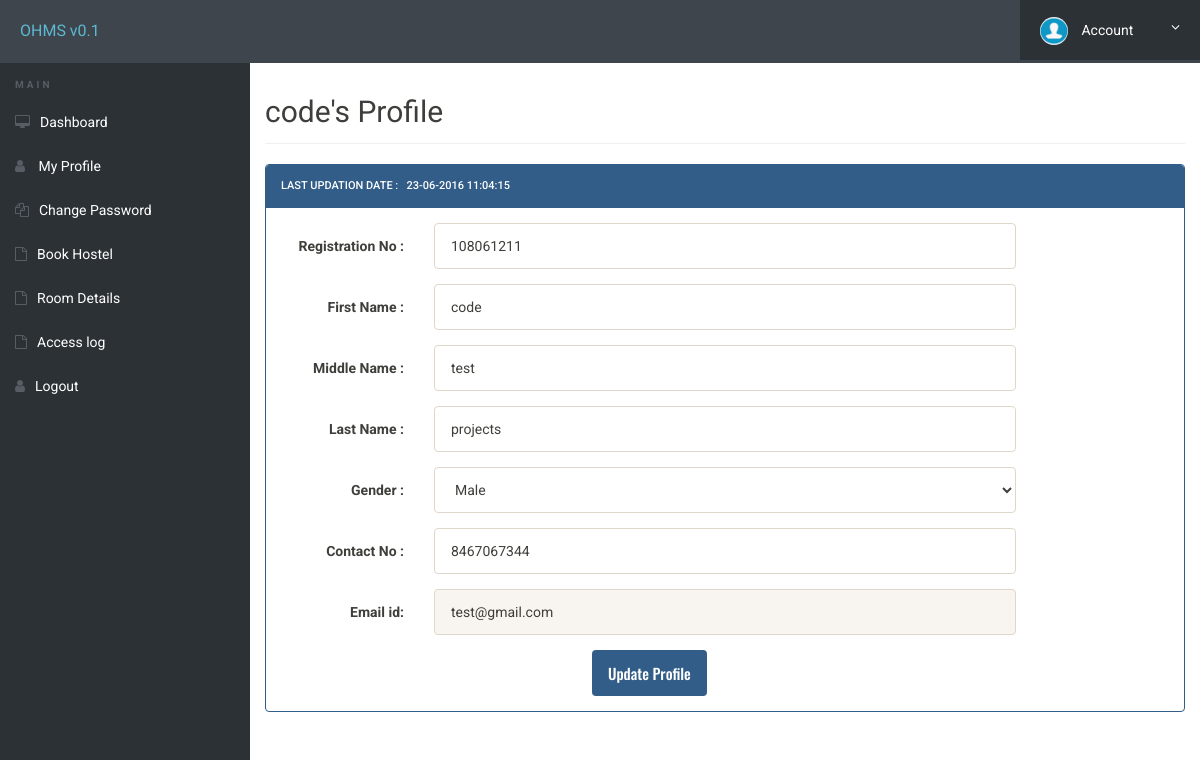
/my-profile.php (signed in), run on an earlier commit of the app's database.
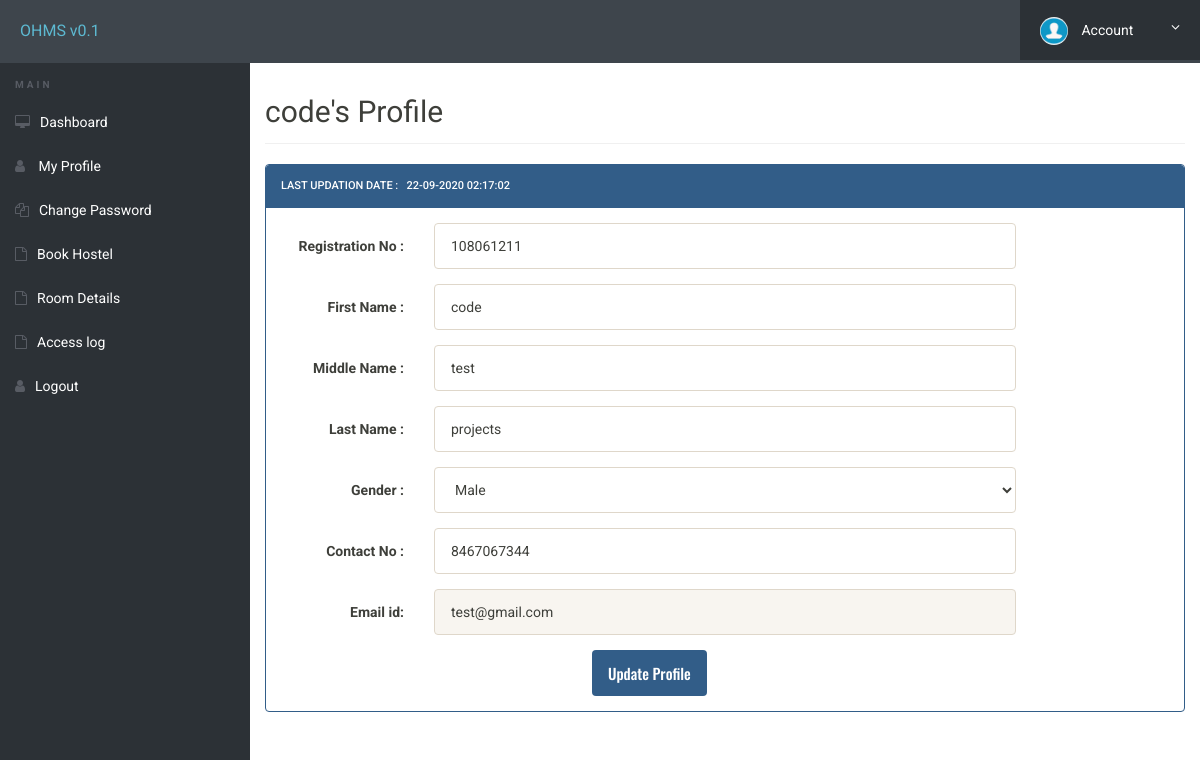
And on a later commit of the database.
### tables this page shows
CREATE TABLE `userregistration` (
  `id` int(11) NOT NULL,
  `regNo` varchar(255) NOT NULL,
  `firstName` varchar(255) NOT NULL,
  `middleName` varchar(255) NOT NULL,
  `lastName` varchar(255) NOT NULL,
  `gender` varchar(255) NOT NULL,
  `contactNo` varchar(14) NOT NULL,
  `email` varchar(255) NOT NULL,
  `password` varchar(255) NOT NULL,
  `regDate` timestamp NOT NULL DEFAULT current_timestamp(),
  `updationDate` varchar(45) NOT NULL,
  `passUdateDate` varchar(45) NOT NULL
);

### my-profile.php (the view, shortened to what this page needs)
<?php
include('includes/config.php');
?>
<!doctype html>
<html lang="en" class="no-js">
<head>
	<link rel="stylesheet" href="css/font-awesome.min.css">
	<link rel="stylesheet" href="css/bootstrap.min.old.css">
	<link rel="stylesheet" href="css/dataTables.bootstrap.min.css">>
	<link rel="stylesheet" href="css/bootstrap-social.css">
	<link rel="stylesheet" href="css/bootstrap-select.css">
	<link rel="stylesheet" href="css/fileinput.min.css">
	<link rel="stylesheet" href="css/awesome-bootstrap-checkbox.css">
	<link rel="stylesheet" href="css/style.css">
</head>
<body>
	<?php include('includes/header.php');?>
	<div class="ts-main-content">
		<?php include('includes/sidebar.php');?>
		<div class="content-wrapper">
			<div class="container-fluid">
	<?php
$aid=$_SESSION['id'];
	$ret="select * from userregistration where id=?";
		$stmt= $mysqli->prepare($ret) ;
	 $stmt->bind_param('i',$aid);
	 $stmt->execute() ;
	 $res=$stmt->get_result();
	   while($row=$res->fetch_object())
	  {
	  	?>
				<div class="row">
					<div class="col-md-12">
						<h2 class="page-title"><?php echo $row->firstName;?>'s&nbsp;Profile </h2>
						<div class="row">
							<div class="col-md-12">
								<div class="panel panel-primary">
									<div class="panel-heading">
Last Updation date : &nbsp; <?php echo $row->updationDate;?>
</div>
<div class="panel-body">
<form method="post" action="" name="registration" class="form-horizontal" onSubmit="return valid();">
<div class="form-group">
<label class="col-sm-2 control-label"> Registration No : </label>
<div class="col-sm-8">
<input type="text" name="regno" id="regno"  class="form-control" required="required" value="<?php echo $row->regNo;?>" >
</div>
</div>
<div class="form-group">
<label class="col-sm-2 control-label">First Name : </label>
<div class="col-sm-8">
<input type="text" name="fname" id="fname"  class="form-control" value="<?php echo $row->firstName;?>"   required="required" >
</div>
</div>
<div class="form-group">
<label class="col-sm-2 control-label">Middle Name : </label>
<div class="col-sm-8">
<input type="text" name="mname" id="mname"  class="form-control" value="<?php echo $row->middleName;?>"  >
</div>
</div>
<div class="form-group">
<label class="col-sm-2 control-label">Last Name : </label>
<div class="col-sm-8">
<input type="text" name="lname" id="lname"  class="form-control" value="<?php echo $row->lastName;?>" required="required">
</div>
</div>
<div class="form-group">
<label class="col-sm-2 control-label">Gender : </label>
<div class="col-sm-8">
<select name="gender" class="form-control" required="required">
<option value="male">Male</option>
</select>
</div>
</div>
<div class="form-group">
<label class="col-sm-2 control-label">Contact No : </label>
<div class="col-sm-8">
<input type="text" name="contact" id="contact"  class="form-control" maxlength="10" value="<?php echo $row->contactNo;?>" required="required">
</div>
</div>
<div class="form-group">
<label class="col-sm-2 control-label">Email id: </label>
<div class="col-sm-8">
<input type="email" name="email" id="email"  class="form-control" value="<?php echo $row->email;?>" readonly>
</div>
</div>
<?php } ?>
<div class="col-sm-6 col-sm-offset-4">
<input type="submit" name="update" Value="Update Profile" class="btn btn-primary">
</div>
</form>
									</div>
									</div>
								</div>
							</div>
						</div>
							</div>
						</div>
					</div>
				</div>
</body>
</html>

What changed in the data, as far as the page shows it:
changed userregistration "code": updationDate "23-06-2016 11:04:15" → "22-09-2020 02:17:02"
